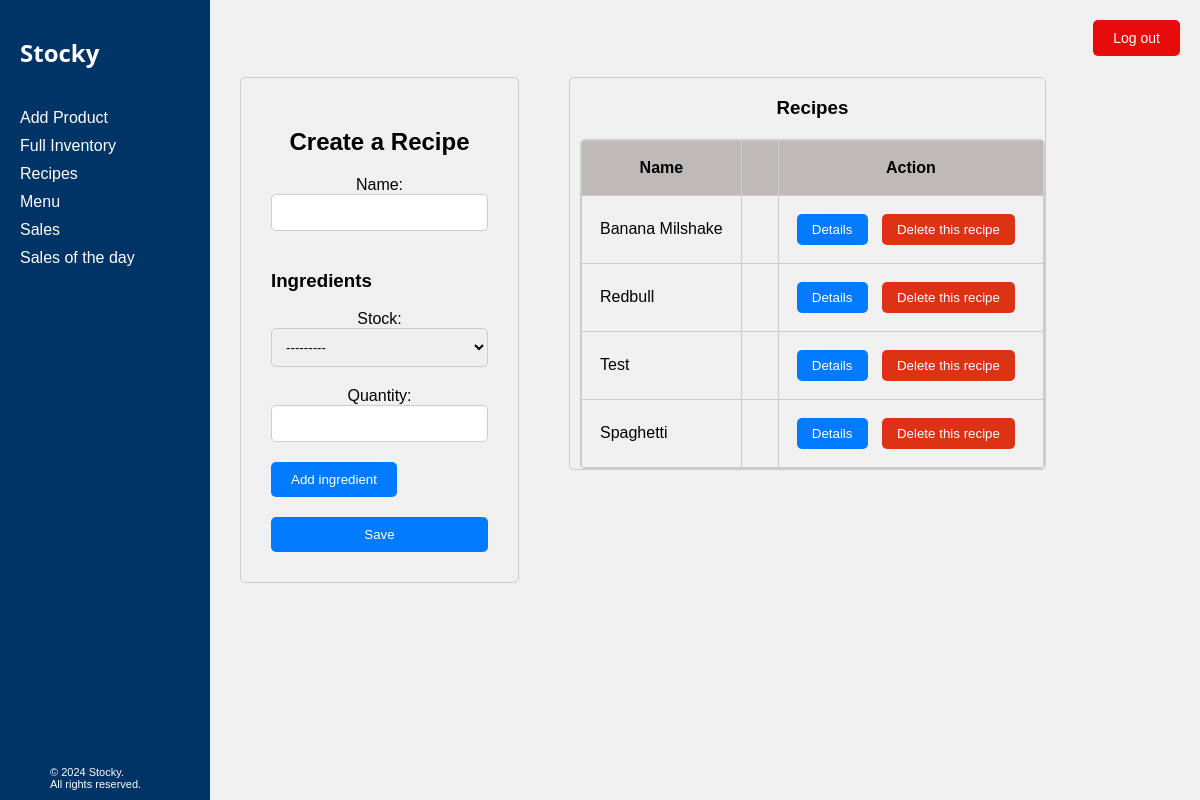
Page /recipes/ (signed in) on the committed database.
### Inventory/models.py (models this page shows, shortened)
class Recipe(models.Model):
    name = models.CharField(max_length = 100)
    class Meta:
        verbose_name = "Name of Recipe"

### Inventory/views.py (the view)
# urls.py: path('recipes/', views.recipes, name='recipes'),
def recipes(request):
    recipes = Recipe.objects.all()
    if request.method == 'POST':
        recipe_form = RecipeForm(request.POST)
        formset = RecipeIngredientFormset(request.POST)
        if recipe_form.is_valid() and formset.is_valid():
            recipe = recipe_form.save()
            instances= formset.save(commit=False)
            for instance in instances:
                instance.recipe = recipe
                instance.save()
            return redirect('recipes')
        else:
            print(formset.errors)
    else:
        recipe_form = RecipeForm()
        formset = RecipeIngredientFormset()
    return render(request, 'Inventory/recipes.html', {'recipe_form': recipe_form, 'formset': formset,'recipes':recipes, })

### Inventory/forms.py
class RecipeForm(forms.ModelForm):
    class Meta:
        model=Recipe
        fields= ['name']

### Inventory/models.py (called while the page is built)
    def __str__(self):
        return f"{self.food}, In stock: {self.quantity} {self.measurement_unit}"

### Inventory/templates/Inventory/recipes.html (shortened to what this page needs)
{% extends 'base.html' %}
{% block content %}
<div class="content-sec">
<form id="recipeForm" method="post">
    <h2>  Create a Recipe  </h2>
        {{ recipe_form.as_p }}
        <h3>Ingredients</h3>
        <div id="ingredientsContainer">
            {% for form in formset %}
                <div class="form-row">
                    {{ form.as_p }}
                </div>
            {% endfor %}
        </div>
    <button type="button" id="addIngredient">Add ingredient</button>
    <button type="submit" name="save">Save</button>
</form>
</div>
<div class="recipe-list">
<form method="post">
        <h3>Recipes</h3>
        <div class="scrollable-table">
        <table>
            <thead>
                <tr class="sticky-row">
                    <th>Name</th>
                    <th></th>
                    <th>Action</th>
                </tr>
            </thead>
            <tbody>
                {% for item in recipes %}
                <tr>
                    <td>{{ item.name }}</td>
                    <td> </td>
                    <td>
                    <div class="form-buttons">
                        <form action="{% url 'recipe_edit' pk=item.pk %}" method="get">
                            <button type="submit" class="details-button">Details</button>
                        </form>
                        <form action="{% url 'recipe_delete' pk=item.pk %}" method="post">
                            <button type="submit" onclick="return confirm('Are you sure you want to delete this recipe?')" class="delete-button">Delete this recipe</button>
                        </form>
                    </div>
                    </td>
                </tr>
                {% endfor %}
            </tbody>
        </table>
    </div>
</form>
</div>
{% endblock %}

### Inventory/static/css/bases.css (style rules this page uses)
body, h1, p, header, main, footer { margin: 0; padding: 0; }
body { font-family: Arial, sans-serif; background-color: #f0f0f0; padding: 20px; }

### Inventory/static/css/tables.css (style rules this page uses)
form input[type="text"], form input[type="number"], form select { width: 100%; padding: 10px; margin-bottom: 10px; border: 1px solid #ccc; border-radius: 5px; box-sizing: border-box; }
form button { padding: 10px 20px; border: none; border-radius: 5px; background-color: #007bff; color: #fff; cursor: pointer; }
.sticky-row { position: sticky; top: 0; background-color: #bebaba; z-index: 1; padding: 12px; }
.index h1, p { margin: 0; padding-bottom: 10px; text-align: center; }

### Inventory/static/css/recipe.css (style rules this page uses)
.recipe-list h3 { text-align: center; margin-bottom: 20px; }
.recipe-list th, .recipe-list td { padding: 8px; border: 1px solid #ccc; }
.recipe-list button { padding: 5px 10px; border: none; border-radius: 5px; background-color: #007bff; color: #fff; cursor: pointer; margin-right: 5px; }
.content-sec form { border: 1px solid #ccc; border-radius: 5px; padding: 30px; max-width: 500px; margin: 0 auto; }
.content-sec form h2 { text-align: center; margin-bottom: 20px; }
.content-sec form button[type="submit"] { display: block; width: 100%; padding: 10px; border: none; border-radius: 5px; background-color: #007bff; color: #fff; cursor: pointer; margin-top: 20px; }
.recipe-list { padding-left: 10px; max-width: 700px; border: 1px solid #ccc; border-radius: 5px; display: inline-block; }
.recipe-list table { width: 100%; border-collapse: collapse; }
.content-sec { float: inline-start; margin-right: 50px; vertical-align: top; width: calc(35% - 50px); }
.recipe-list .scrollable-table { border: 1px solid #ccc; border-radius: 5px; overflow-y: auto; max-height: 400px; }
.recipe-list .scrollable-table table { width: 100%; border-collapse: collapse; }
.recipe-list .scrollable-table th, .recipe-list .scrollable-table td { padding: 18px; border: 1px solid #ccc; }
.recipe-list .scrollable-table td .details-button, .recipe-list .scrollable-table td .delete-button { padding: 8px 15px; border: none; border-radius: 5px; cursor: pointer; margin-right: 10px; }
.recipe-list .scrollable-table td .delete-button { background-color: #de3214; color: #fff; }
.form-buttons form { display: inline; }

### rows in the picture
Recipe: name "Banana Milshake"
Recipe: name "Redbull"
Recipe: name "Test"
Recipe: name "Spaghetti"
